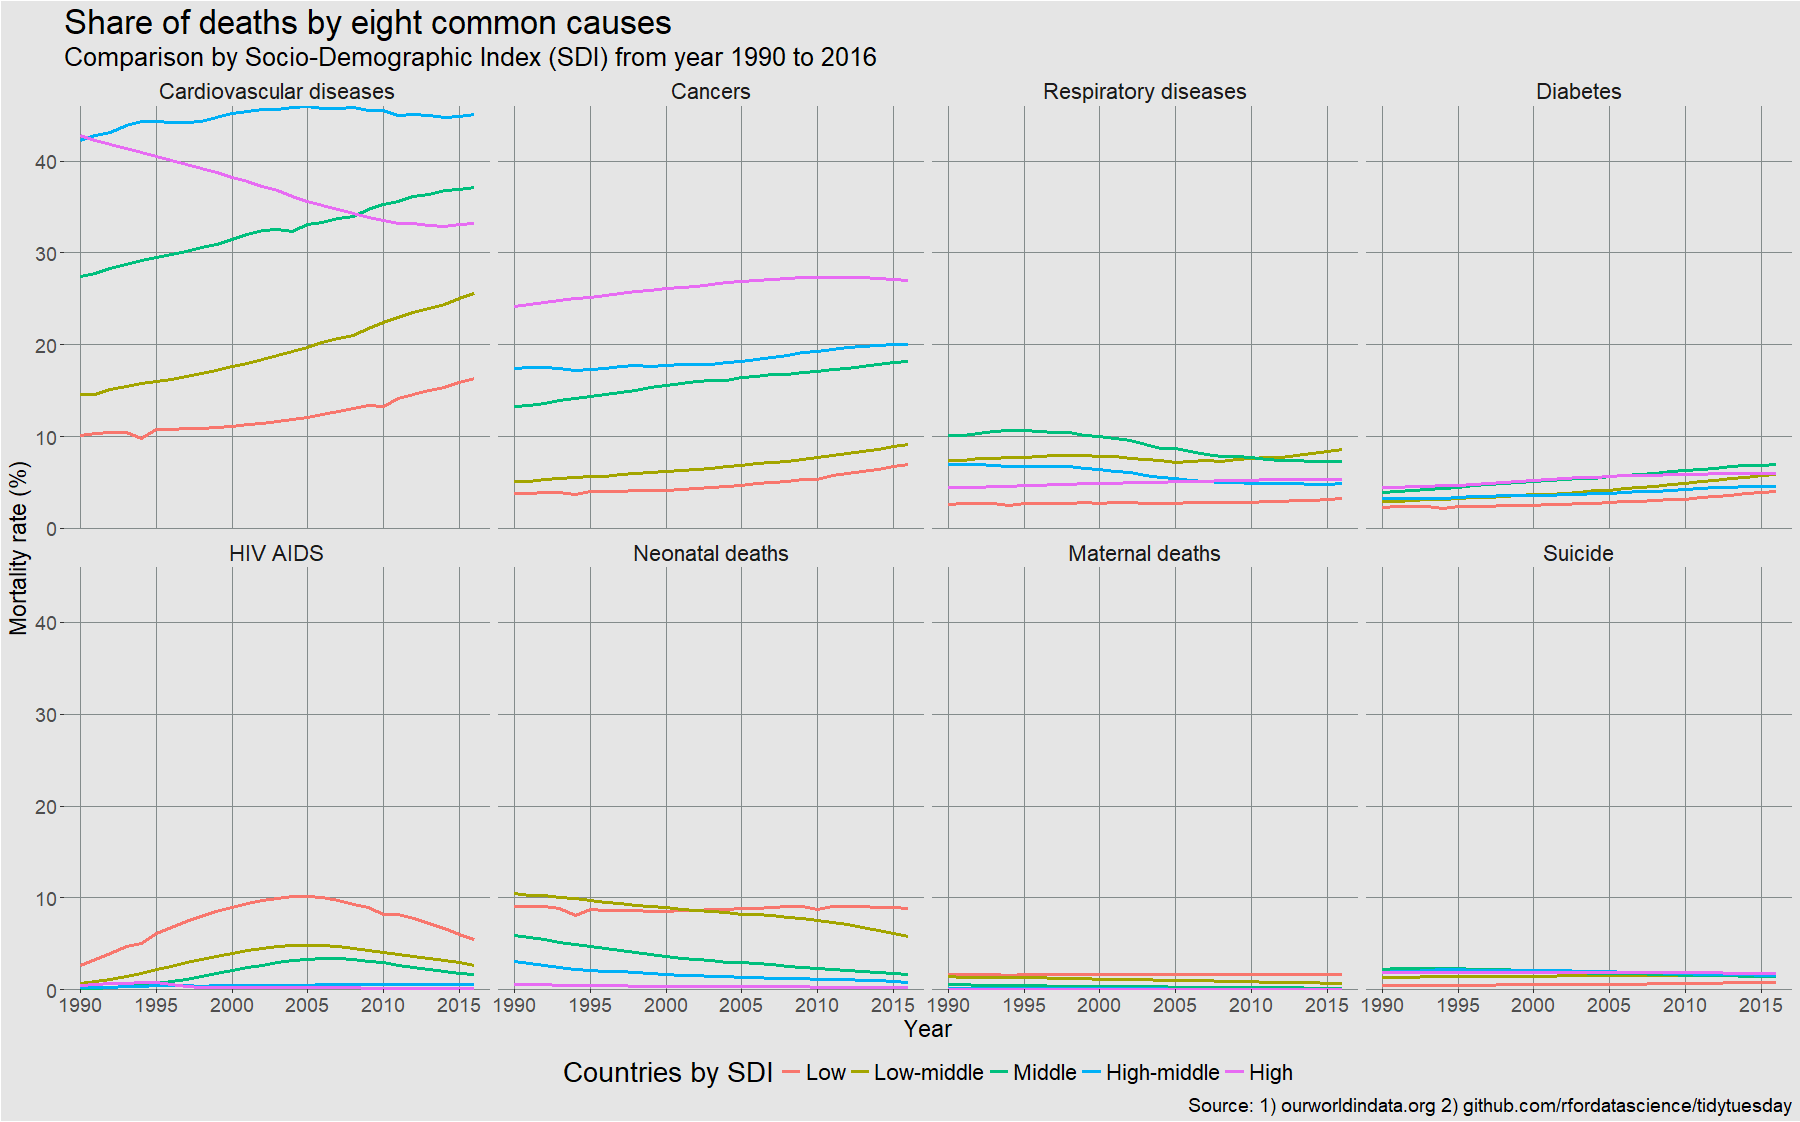

Write R code to recreate this figure.
library(tidyverse)

mortality <- read.csv("global_mortality.csv", stringsAsFactors = FALSE)
colnames(mortality) <- trimws(gsub(x = colnames(mortality),
                                   pattern = "(\\.)+",
                                   replacement = " "))

SDI_regions <- c('Low SDI', 'Low-middle SDI', 'Middle SDI', 'High-middle SDI',
                 'High SDI')

causes <- c('Cardiovascular diseases','Cancers', 'Respiratory diseases','Diabetes',
            'HIV AIDS', 'Neonatal deaths', 'Maternal deaths','Suicide')

mortality <- filter(mortality, country %in% SDI_regions) %>%
  select(country, year, one_of(causes)) %>%
  gather(key = 'cause', value = 'rate', 3:10) %>%
  mutate(country = factor(country, levels = SDI_regions, 
                          labels = c('Low','Low-middle','Middle',
                                     'High-middle','High')),
         cause = factor(cause, levels = causes))

mortality %>% ggplot() +
  geom_path(aes(x = year, y = rate, group = country, col = country),
            size = 1.2) +
  facet_wrap(~cause, nrow = 2) +
  scale_y_continuous(expand = c(0.001,0)) +
  scale_x_continuous(expand = c(.04, .04),
                     breaks = c(1990, 1995, 2000, 2005, 2010, 2015)) +
  labs(title = "Share of deaths by eight common causes",
       subtitle = "Comparison by Socio-Demographic Index (SDI) from year 1990 to 2016",
       y = 'Mortality rate (%)',
       x = 'Year',
       caption = 'Source: 1) ourworldindata.org 2) github.com/rfordatascience/tidytuesday',
       col = "Countries by SDI") +
  theme(plot.background = element_rect(fill = 'gray90'),
        legend.background = element_rect(fill = 'gray90'),
        legend.key = element_rect(fill = 'gray90', color = 'gray90'),
        strip.background = element_rect(fill = 'gray90'),
        panel.background = element_rect(fill = 'gray90'),
        panel.grid.major.y = element_line(color = 'azure4'),
        panel.grid.major.x = element_line(color = 'azure4'),
        panel.grid.minor = element_blank(),
        plot.title = element_text(size = rel(2.3)),
        plot.subtitle = element_text(size = rel(1.8)),
        axis.title = element_text(size = rel(1.6)),
        axis.text = element_text(size = rel(1.3)),
        legend.title = element_text(size = rel(1.9)),
        legend.text = element_text(size = rel(1.5)),
        plot.caption = element_text(size = rel(1.3)),
        strip.text = element_text(size = rel(1.5)),
        legend.position = 'bottom'
        )
